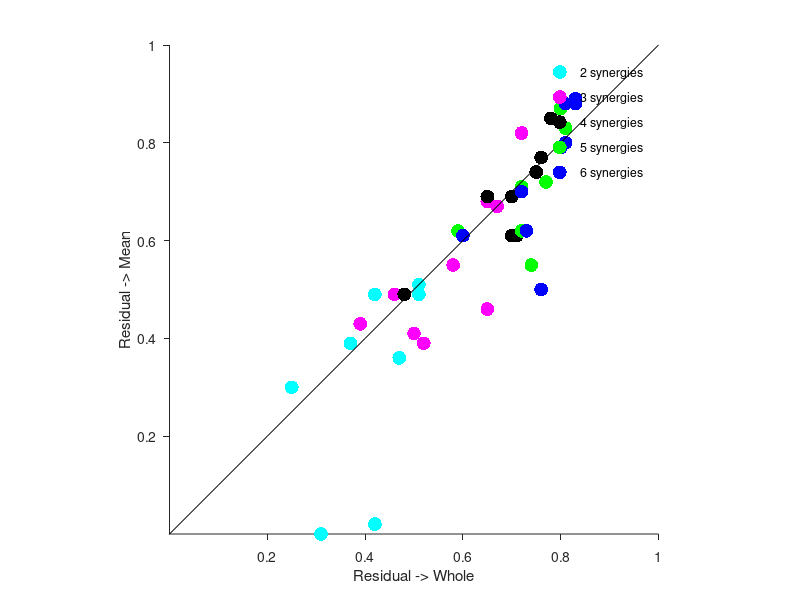
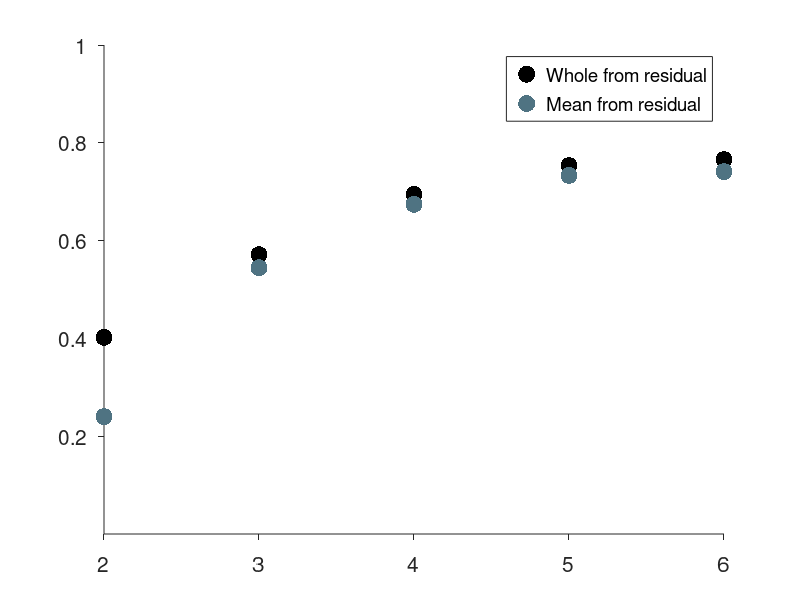
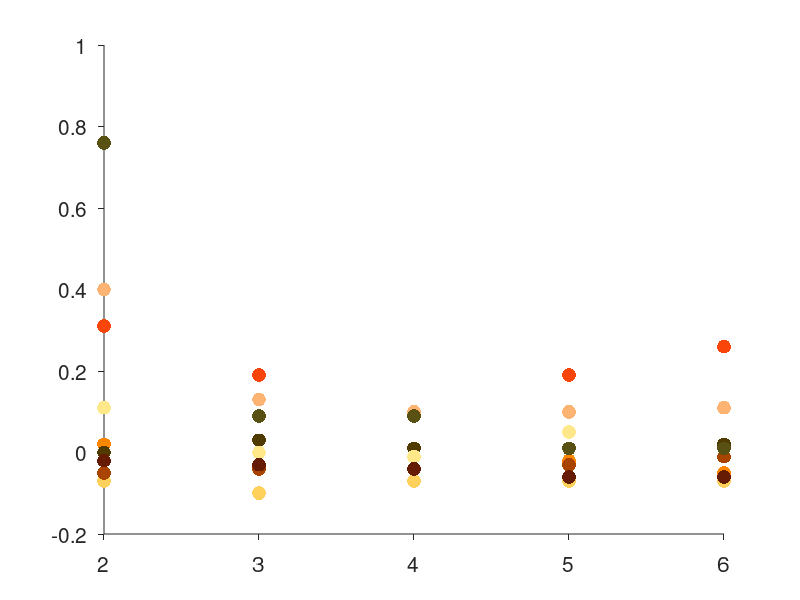

These figures' MATLAB source, in order:
%% res -> mean for all subjects

resWhole2 = [0.51 0.42 0.31 0.25 0.51 0.42 0.47	0.37 0.36];
resMean2 = [0.49 0.49 0 0.3 0.51 0.02 0.36 0.39 -0.4];

resWhole3 = [0.65 0.72 0.65 0.39 0.58 0.52 0.67	0.46 0.5];
resMean3 = [0.68 0.82 0.46 0.43	0.55 0.39 0.67 0.49	0.41];

resWhole4 = [0.75 0.78 0.72	0.48 0.7 0.71 0.76 0.65	0.7];
resMean4 = [0.74 0.85 0.62 0.49	0.69 0.61 0.77 0.69 0.61];

resWhole5 = [0.81 0.8 0.74 0.59	0.72 0.72 0.77 0.83	0.8];
resMean5 = [0.83 0.87 0.55 0.62	0.71 0.62 0.72 0.89	0.79];

resWhole6 = [0.83 0.81 0.76	0.6	0.72 0.73 0.81 0.83	0.8];
resMean6 = [0.88 0.88 0.5 0.61 0.7 0.62	0.8	0.89 0.79];

figure
hold on
scatter(resWhole2, resMean2, 100, 'c', 'filled')
scatter(resWhole3, resMean3, 100, 'm', 'filled')
scatter(resWhole4, resMean4, 100, 'k', 'filled')
scatter(resWhole5, resMean5, 100, 'g', 'filled')
scatter(resWhole6, resMean6, 100, 'b', 'filled')
plot(-.5:.1:1, -.5:.1:1, 'k-')

xlim([0 1])
ylim([0 1])

legend '2 synergies' '3 synergies' '4 synergies' '5 synergies' '6 synergies'
legend boxoff

xlabel('Residual -> Whole')
xticks([0.2 0.4 0.6 0.8 1])
ylabel('Residual -> Mean')
yticks([0.2 0.4 0.6 0.8 1])

axis square
set(gca,'TickDir','out'); box off

%% synNum - VAF averages

meanVafs = vertcat(resMean2, resMean3, resMean4, resMean5, resMean6).';
wholeVafs = vertcat(resWhole2, resWhole3, resWhole4, resWhole5, resWhole6).';

figure
hold on
scatter(2:1:6, mean(wholeVafs, 1), 150, 'k', 'filled')
%errorbar(2:1:6, mean(wholeVafs, 1), std(wholeVafs, 1), 'LineStyle', 'none', 'LineWidth', 2, 'Color', 'k')

scatter(2:1:6, mean(meanVafs, 1), 150, [.31 .45 .51], 'filled')
%errorbar(2:1:6, mean(meanVafs, 1), std(meanVafs, 1), 'LineStyle', 'none', 'LineWidth', 2, 'Color', [.31 .45 .51])

ylim([0 1])
yticks(.2:.2:1)
xticks(2:1:6)

legend 'Whole from residual' 'Mean from residual'

set(gca,'TickDir','out')
set(gca, 'FontSize', 15)
box off

%% delta VAFs
deltaVafs = wholeVafs - meanVafs;
colors = [255 135 0;
          254 209 93;
          250 69 10;
          168 67 0;
          79 58 0;
          253 180 115;
          254 232 138;
          102 27 4;
          89 80 19] / 255;

figure
hold on
for i = 1:size(deltaVafs, 1)
    scatter(2:1:6, deltaVafs(i,:), 100, colors(i,:), 'filled')
end


%need to add chance to this plot. will likely be very busy

%legend 'Whole from residual' 'Mean from residual'
ylim([-0.2 1])
xticks(2:1:6)
yticks(-0.2:0.2:1)

set(gca,'TickDir','out')
set(gca, 'FontSize', 15)
box off
